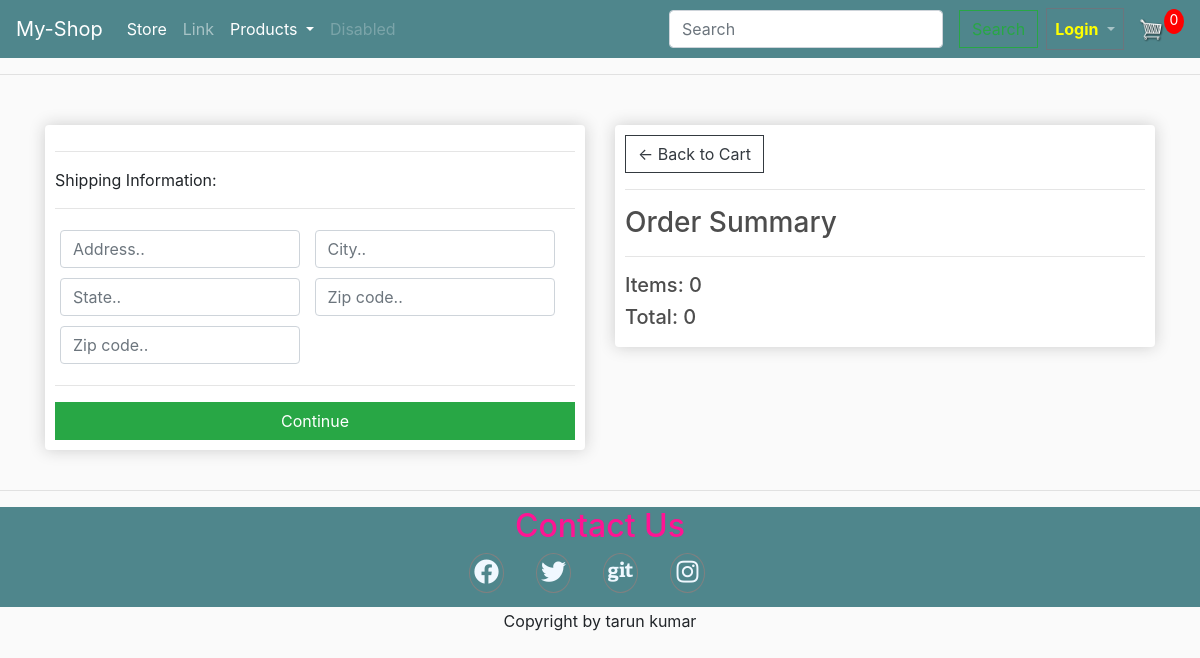
Before: /checkout/ (signed in) with the older database file.
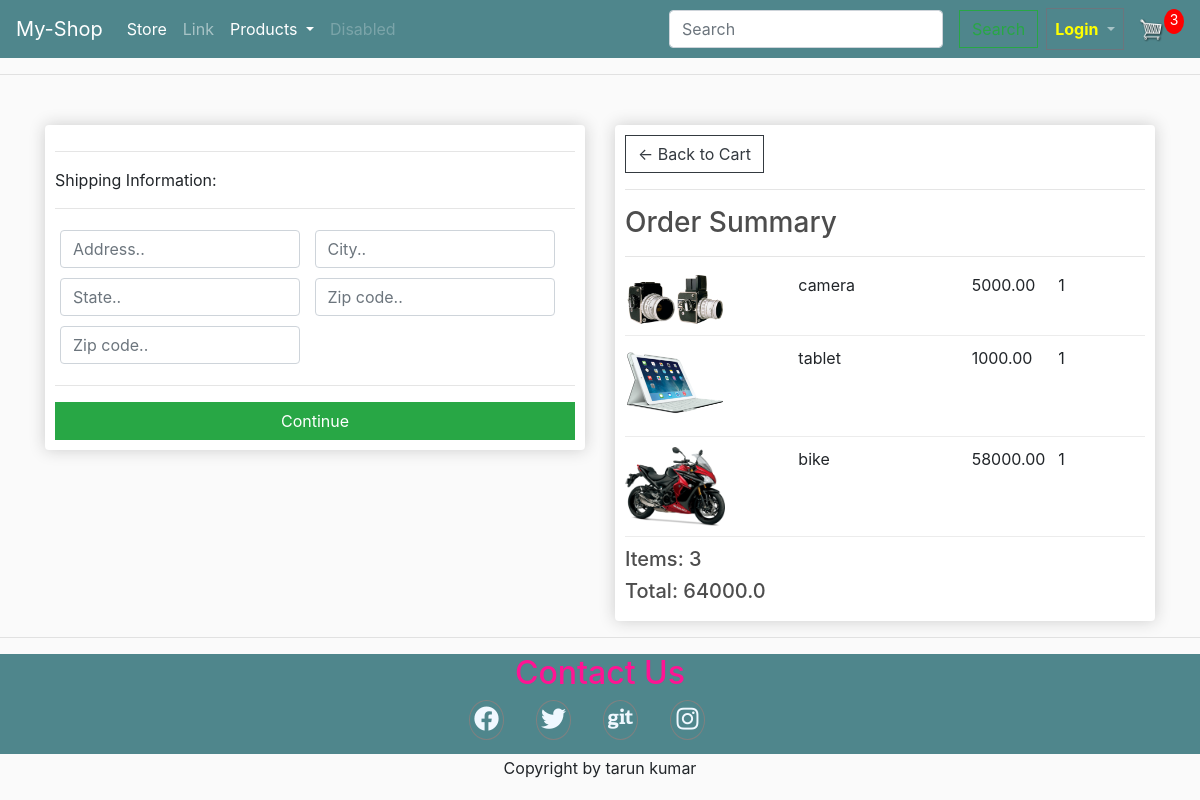
After: the same page with the newer database file.
### store/models.py (models this page shows, shortened)
class Order(models.Model):
    customer = models.ForeignKey(Customer, on_delete=models.SET_NULL, blank=True,null=True)
    date_order = models.DateTimeField( auto_now_add=True)
    complete =  models.BooleanField(default=False,null=True,blank=False)
    transaction_id = models.CharField( max_length=200,null=True)
    @property
    def shipping(self):
        shipping = False
        orderitems = self.orderitem_set.all()
        for i in orderitems:
            if i.product.degital == False:
                shipping = True
            return shipping
    @property
    def get_cart_total(self):
        orderitems = self.orderitem_set.all()
        total = sum([item.get_total for item in orderitems])
        return total
    @property
    def get_cart_items(self):
        orderitems = self.orderitem_set.all()
        total = sum([item.quantity for item in orderitems])
        return total

class OrderItem(models.Model):
    product = models.ForeignKey(Product, on_delete=models.SET_NULL, blank=True,null=True)
    order = models.ForeignKey(Order, on_delete=models.SET_NULL, blank=True,null=True)
    quantity = models.IntegerField(default=0, null=True,blank=True)
    date_added = models.DateTimeField(auto_now_add=True)
    @property
    def get_total(self):
        total = self.product.price * self.quantity
        return total

class Product(models.Model):
    name = models.CharField(null=True, max_length=50)
    modeltype = models.CharField(null=True, max_length=50)
    price = models.FloatField()
    productDetail = models.TextField(null=True,blank=True)
    degital = models.BooleanField(default=False,null=True,blank=False)
    image = models.ImageField(null=True,blank=True)
    @property
    def imageURL(self):
        try:
            url = self.image.url
        except:
            url = ''
        return url

### store/views.py (the view)
# urls.py: path('checkout/', views.checkout, name="checkout"),
def checkout(request):
	if request.user.is_authenticated:
		customer = request.user.customer
		order,created = Order.objects.get_or_create(customer=customer,complete=False)
		items = order.orderitem_set.all()
		cartItems = order.get_cart_items
	else:
		items = []
		order = {'get_cart_total':0, 'get_cart_item':0,'shipping':False}
		cartItems = order['get_cart_item']
	context = {'items':items,'order':order,'cartItems':cartItems}
	return render(request, 'store/checkout.html', context)

### store/templates/store/checkout.html (shortened to what this page needs)
{% extends 'store/main.html' %} {% load static %} {% block content %}
<div class="row">
    <div class="col-lg-6">
        <div class="box-element" id="form-wrapper">
            <form id="form">
                <div id="shipping-info">
                    <hr>
                    <p>Shipping Information:</p>
                    <hr>
                    <div class="form-field">
                        <input class="form-control" type="text" name="address" placeholder="Address..">
                    </div>
                    <div class="form-field">
                        <input class="form-control" type="text" name="city" placeholder="City..">
                    </div>
                    <div class="form-field">
                        <input class="form-control" type="text" name="state" placeholder="State..">
                    </div>
                    <div class="form-field">
                        <input class="form-control" type="text" name="zipcode" placeholder="Zip code..">
                    </div>
                    <div class="form-field">
                        <input class="form-control" type="text" name="country" placeholder="Zip code..">
                    </div>
                </div>
                <hr>
                <input id="form-button" class="btn btn-success btn-block" type="submit" value="Continue">
            </form>
        </div>
        <br>
    </div>
    <div class="col-lg-6">
        <div class="box-element">
            <a class="btn btn-outline-dark" href="{% url 'cart' %}">&#x2190; Back to Cart</a>
            <hr>
            <h3>Order Summary</h3>
            <hr> {% for item in items %}
            <div class="cart-row">
                <div style="flex:2"><img class="row-image" src="{{item.product.imageURL}}"></div>
                <div style="flex:2">
                    <p>{{item.product.name}}</p>
                </div>
                <div style="flex:1">
                    <p>{{item.product.price|floatformat:2}}</p>
                </div>
                <div style="flex:1">
                    <p>{{item.quantity}}</p>
                </div>
            </div>
            {% endfor %}
            <h5>Items: {{order.get_cart_items}}</h5>
            <h5>Total: {{order.get_cart_total}}</h5>
        </div>
    </div>
</div>
{% endblock content %}

Changed rows visible on the page:
added OrderItem: product.imageURL (picture), product.name "camera", product.price "5000.00", quantity "1"
added OrderItem: product.imageURL (picture), product.name "tablet", product.price "1000.00", quantity "1"
added OrderItem: product.imageURL (picture), product.name "bike", product.price "58000.00", quantity "1"
computed for Order: get_cart_items "0" → "3"; get_cart_total "0" → "64000.0"
Other visible differences:
{{ cartItems }}: "0" → "3"
